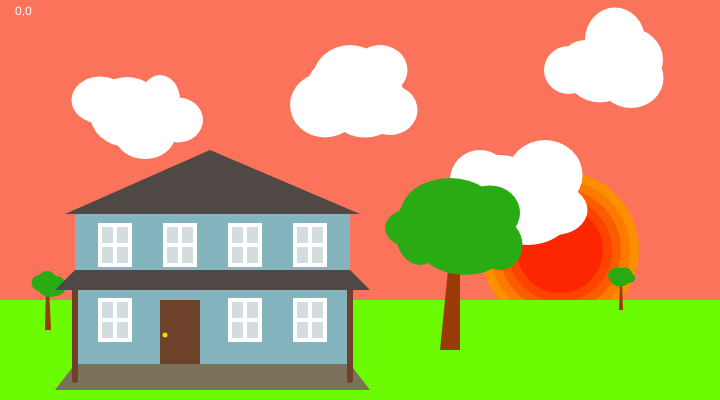
Frame 1 (no input)
Frame 60 (no input): identical to frame 1, image omitted
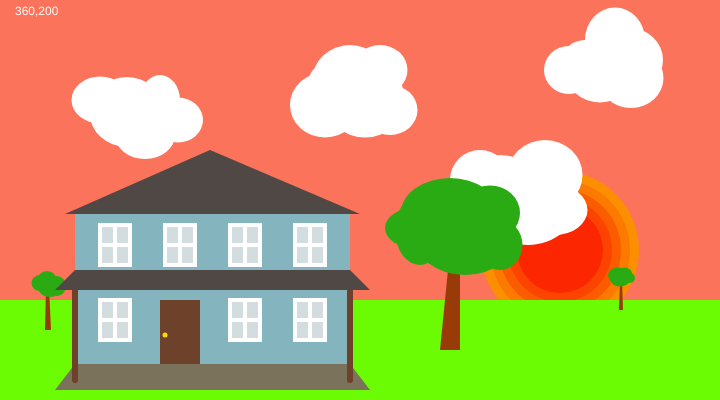
Frame 120 (the mouse pressed at the canvas centre since frame 60)

The p5.js sketch that drew these frames (run headless with seeded random() and noise() and a simulated clock; from frame 60 on, the mouse is pressed at the canvas centre):

// p5.js sketch
// ── sketch.js
function setup(){
  createCanvas(720, 400);
}


function draw() {
  // Sets the screen to be 720 pixels wide and 400 pixels high
  background(252, 115, 91);
  noStroke();



//cloud
  fill('white') ;
  ellipse(100, 100, 57, 47) ;

  fill('white') ;
  ellipse(127, 112, 75, 70) ;

  fill('white') ;
  ellipse(145, 135, 60, 48) ;

  fill('white') ;
  ellipse(160, 100, 40, 50) ;

  fill('white') ;
  ellipse(178, 120, 50, 45) ;

 //sun
  fill(252, 143, 0) ;
  ellipse(560, 250, 158, 158) ;

  fill(252, 122, 0) ;
  ellipse(560, 250, 140, 140) ;

  fill(252, 92, 0) ;
  ellipse(560, 250, 122, 122) ;

  fill(252, 67, 0) ;
  ellipse(560, 250, 104, 104) ;

  fill(252, 38, 0) ;
  ellipse(560, 250, 86, 86) ;

//clouds
  fill('white') ;
  ellipse(528, 200, 100, 90) ;

  fill('white') ;
  ellipse(500, 190, 85, 70) ;

  fill('white') ;
  ellipse(545, 175, 75, 70) ;

  fill('white') ;
  ellipse(555, 210, 65, 50) ;

  fill('white') ;
  ellipse(480, 180, 60, 60) ;

  fill('white') ;
  ellipse(350, 80, 75, 70) ;

  fill('white') ;
  ellipse(365, 100, 80, 75) ;

  fill('white') ;
  ellipse(335, 85, 55, 50) ;

  fill('white') ;
  ellipse(380, 70, 55, 50) ;

  fill('white') ;
  ellipse(390, 110, 55, 50) ;

  fill('white') ;
  ellipse(325, 105, 70, 65) ;

  fill('white') ;
  ellipse(628, 60, 70, 65) ;

  fill('white') ;
  ellipse(615, 40, 60, 65) ;

  fill('white') ;
  ellipse(569, 70, 50, 48) ;

  fill('white') ;
  ellipse(600, 70, 70, 65) ;

  fill('white') ;
  ellipse(585, 70, 55, 40) ;

  fill('white') ;
  ellipse(585, 60, 45, 40) ;

  fill('white') ;
  ellipse(631, 78, 65, 60) ;



//ground
  fill(107, 252, 3) ;
  rect(0, 300, 720, 400) ;

//background tree trunk (1)
  fill(153, 59, 8) ;
  quad(620, 280, 622, 280, 623, 310, 619, 310) ;

//background tree foliage (1)
  fill(42, 171, 19) ;
  ellipse(620, 279, 20, 15) ;

  fill(42, 171, 19) ;
  ellipse(625, 275, 15, 15) ;

  fill(42, 171, 19) ;
  ellipse(630, 278, 10, 10) ;

  fill(42, 171, 19) ;
  ellipse(618, 275, 20, 15) ;

//background tree trunk (2)
  fill(153, 59, 8)
  quad(46, 287, 49, 287, 51, 330, 45, 330)

//background tree foliage (2)
  fill(42, 171, 19) ;
  ellipse(50, 286, 25, 22) ;

  fill(42, 171, 19) ;
  ellipse(47, 281, 20, 20) ;

  fill(42, 171, 19) ;
  ellipse(57, 286, 18, 20) ;

  fill(42, 171, 19) ;
  ellipse(40, 283, 17, 16) ;

//house
  fill(132, 180, 189) ;
  rect(75, 214, 275, 150) ;

//roof
  fill(79, 72, 68) ;
  triangle(65, 214, 210, 150, 360, 214) ;

  //trunk
    fill(153, 59, 8) ;
    quad(460, 250, 450, 250, 440, 350, 460, 350) ;

  //foliage
    fill(42, 171, 19) ;
    ellipse(450, 213, 98, 70) ;

    fill(42, 171, 19) ;
    ellipse(465, 235, 103, 80) ;

    fill(42, 171, 19) ;
    ellipse(415, 228, 60, 40) ;

    fill(42, 171, 19) ;
    ellipse(420, 230, 50, 70) ;

    fill(42, 171, 19) ;
    ellipse(490, 213, 60, 55) ;

     fill(42, 171, 19) ;
    ellipse(500, 245, 45, 50) ;

//window frames
  stroke(color('white')) ;
  strokeWeight(4) ;

//windows
  fill(211, 221, 224) ;
  rect(100, 225, 30, 40) ;

  fill(211, 221, 224) ;
  rect(165, 225, 30, 40) ;

  fill(211, 221, 224) ;
  rect(230, 225, 30, 40) ;

  fill(211, 221, 224) ;
  rect(295, 225, 30, 40) ;

  fill(211, 221, 224) ;
  rect(100, 300, 30, 40) ;

  fill(211, 221, 224) ;
  rect(295, 300, 30, 40) ;

  fill(211, 221, 224) ;
  rect(230, 300, 30, 40) ;

  fill(211, 221, 224) ;
  rect(100, 225, 30, 40) ;

  noStroke()

//window molding
  stroke(color('white')) ;
  strokeWeight(4) ;
  line(115, 225, 115, 265) ;
  stroke(color('white')) ;
  strokeWeight(4) ;
  line(100, 245, 130, 245) ;

  stroke(color('white')) ;
  strokeWeight(4) ;
  line(180, 225, 180, 265) ;
  stroke(color('white')) ;
  strokeWeight(4) ;
  line(165, 245, 195, 245) ;

  stroke(color('white')) ;
  strokeWeight(4) ;
  line(245, 225, 245, 265) ;
  stroke(color('white')) ;
  strokeWeight(4) ;
  line(230, 245, 260, 245) ;

  stroke(color('white')) ;
  strokeWeight(4) ;
  line(310, 225, 310, 265) ;
  stroke(color('white')) ;
  strokeWeight(4) ;
  line(295, 245, 325, 245) ;

  stroke(color('white')) ;
  strokeWeight(4) ;
  line(310, 300, 310, 340) ;
  stroke(color('white')) ;
  strokeWeight(4) ;
  line(295, 320, 325, 320) ;

  stroke(color('white')) ;
  strokeWeight(4) ;
  line(245, 300, 245, 340) ;
  stroke(color('white')) ;
  strokeWeight(4) ;
  line(230, 320, 260, 320) ;

  stroke(color('white')) ;
  strokeWeight(4) ;
  line(115, 300, 115, 340) ;
  stroke(color('white')) ;
  strokeWeight(4) ;
  line(100, 320, 130, 320) ;

  noStroke()

//door
  fill(110, 65, 43) ;
  rect(160, 300, 40, 65) ;

  fill('gold') ;
  ellipse(165, 335, 5, 5) ;

//porch
  fill(122, 114, 91) ;
  quad(75, 364, 350, 364, 370, 390, 55, 390) ;

//columns
  stroke(color(110, 65, 43)) ;
  strokeWeight(6) ;
  line(75, 288, 75, 380) ;

  stroke(color(110, 65, 43)) ;
  strokeWeight(6) ;
  line(350, 288, 350, 380) ;

//porch overhang
  noStroke()
  fill(79, 72, 68) ;
  quad(75, 270, 350, 270, 370, 290, 55, 290) ;

  // fill(204);
  // quad(189, 18, 216, 18, 216, 360, 144, 360);

  // fill(204);
  // triangle(288, 18, 351, 360, 288, 360);

  // fill(255);
  // arc(479, 300, 280, 280, PI, TWO_PI);

  noStroke()
  fill('white')
  text(mouseX + "," + mouseY, 15, 15)
}
